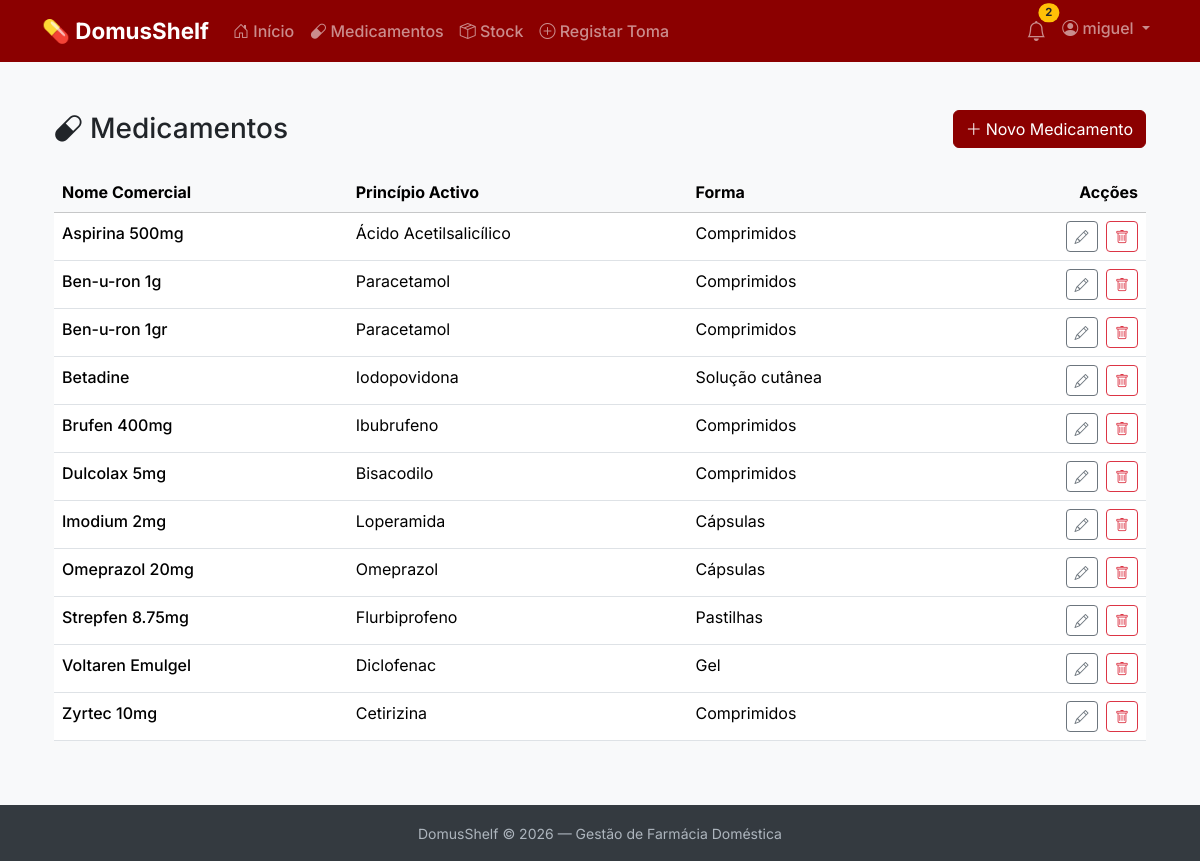
/medicamentos/ (signed in), run on the app's committed database.
### pharmacy/models.py (models this page shows, shortened)
class Medicamento(models.Model):
    utilizador = models.ForeignKey(
        User,
        on_delete=models.CASCADE,
        related_name='medicamentos',
        verbose_name='Utilizador'
    )
    nome_comercial = models.CharField(
        max_length=200,
        verbose_name='Nome Comercial'
    )
    principio_activo = models.CharField(
        max_length=200,
        blank=True,
        verbose_name='Princípio Activo'
    )
    forma_farmaceutica = models.CharField(
        max_length=100,
        blank=True,
        verbose_name='Forma Farmacêutica'
    )
    observacoes = models.TextField(
        blank=True,
        verbose_name='Observações'
    )
    criado_em = models.DateTimeField(
        auto_now_add=True,
        verbose_name='Criado em'
    )
    class Meta:
        verbose_name = 'Medicamento'
        verbose_name_plural = 'Medicamentos'
        ordering = ['nome_comercial']

### pharmacy/views.py (the view)
# urls.py: path('', views.medicamento_lista, name='medicamento_lista'),
@login_required
def medicamento_lista(request):
    medicamentos = Medicamento.objects.filter(
        utilizador=request.user
    ).order_by('nome_comercial')
    context = {
        'medicamentos': medicamentos,
    }
    return render(request, 'pharmacy/medicamento_lista.html', context)

### pharmacy/context_processors.py (called while the page is built)
def alertas_count(request):
    if not request.user.is_authenticated:
        return {'alertas_count': 0}
    hoje = date.today()
    try:
        prefs = Preferencias.objects.get(utilizador=request.user)
        dias_alerta = prefs.dias_alerta_antes
    except Preferencias.DoesNotExist:
        dias_alerta = 30  # Valor por defeito
    data_limite = hoje + timedelta(days=dias_alerta)
    count = Embalagem.objects.filter(
        medicamento__utilizador=request.user,
        quantidade_actual__gt=0,
        data_validade__lte=data_limite
    ).count()
    return {'alertas_count': count}

### pharmacy/templates/pharmacy/medicamento_lista.html (shortened to what this page needs)
{% extends 'base.html' %}
{% block content %}
<div class="container py-4">
    <div class="d-flex justify-content-between align-items-center mb-4">
        <h1 class="h3 mb-0">
            <i class="bi bi-capsule me-2"></i>Medicamentos
        </h1>
        <a href="{% url 'pharmacy:medicamento_criar' %}" class="btn btn-primary">
            <i class="bi bi-plus-lg me-1"></i>Novo Medicamento
        </a>
    </div>
    {% if medicamentos %}
        <div class="table-responsive d-none d-md-block">
            <table class="table table-hover">
                <thead class="table-light">
                    <tr>
                        <th>Nome Comercial</th>
                        <th>Princípio Activo</th>
                        <th>Forma</th>
                        <th class="text-end">Acções</th>
                    </tr>
                </thead>
                <tbody>
                    {% for medicamento in medicamentos %}
                    <tr>
                        <td class="fw-medium">{{ medicamento.nome_comercial }}</td>
                        <td>{{ medicamento.principio_activo|default:"-" }}</td>
                        <td>{{ medicamento.forma_farmaceutica|default:"-" }}</td>
                        <td class="text-end">
                            <a href="{% url 'pharmacy:medicamento_editar' medicamento.pk %}"
                               class="btn btn-sm btn-outline-secondary me-1"
                               title="Editar">
                                <i class="bi bi-pencil"></i>
                            </a>
                            <a href="{% url 'pharmacy:medicamento_eliminar' medicamento.pk %}"
                               class="btn btn-sm btn-outline-danger"
                               title="Eliminar">
                                <i class="bi bi-trash"></i>
                            </a>
                        </td>
                    </tr>
                    {% endfor %}
                </tbody>
            </table>
        </div>
    {% endif %}
</div>
{% endblock %}

### templates/base.html (shortened to what this page needs)
<!DOCTYPE html>
<html lang="pt">
<head>
    <link href="https://cdn.jsdelivr.net/npm/bootstrap@5.3.2/dist/css/bootstrap.min.css" rel="stylesheet">
    <link href="https://cdn.jsdelivr.net/npm/bootstrap-icons@1.11.1/font/bootstrap-icons.css" rel="stylesheet">
    <link rel="stylesheet" href="https://cdn.jsdelivr.net/npm/flatpickr/dist/flatpickr.min.css">
</head>
<body>
    <nav class="navbar navbar-expand-lg navbar-dark">
        <div class="container">
            <a class="navbar-brand" href="/">
                💊 DomusShelf
            </a>
            <div class="collapse navbar-collapse" id="navbarNav">
                {% if user.is_authenticated %}
                <ul class="navbar-nav me-auto">
                    <li class="nav-item">
                        <a class="nav-link" href="/">
                            <i class="bi bi-house-door"></i> Início
                        </a>
                    </li>
                    <li class="nav-item">
                        <a class="nav-link" href="{% url 'pharmacy:medicamento_lista' %}">
                            <i class="bi bi-capsule"></i> Medicamentos
                        </a>
                    </li>
                    <li class="nav-item">
                        <a class="nav-link" href="{% url 'pharmacy:embalagem_lista' %}">
                            <i class="bi bi-box-seam"></i> Stock
                        </a>
                    </li>
                    <li class="nav-item">
                        <a class="nav-link" href="{% url 'pharmacy:consumo_criar' %}">
                            <i class="bi bi-plus-circle"></i> Registar Toma
                        </a>
                    </li>
                </ul>
                <ul class="navbar-nav">
                    <li class="nav-item">
                        <a class="nav-link position-relative" href="{% url 'pharmacy:alertas_lista' %}">
                            <i class="bi bi-bell fs-5"></i>
                            {% if alertas_count and alertas_count > 0 %}
                            <span class="badge rounded-pill bg-warning text-dark alert-badge">
                                {{ alertas_count }}
                            </span>
                            {% endif %}
                        </a>
                    </li>
                    <li class="nav-item dropdown">
                        <a class="nav-link dropdown-toggle" href="#" role="button" data-bs-toggle="dropdown">
                            <i class="bi bi-person-circle"></i> {{ user.username }}
                        </a>
                    </li>
                </ul>
                {% endif %}
            </div>
        </div>
    </nav>
    <main>
        <div class="container">
            {% block content %}{% endblock %}
        </div>
    </main>
    <footer>
        <div class="container text-center">
            <small>DomusShelf &copy; 2026 — Gestão de Farmácia Doméstica</small>
        </div>
    </footer>
</body>
</html>

### templates/base.html (style rules this page uses)
body { font-family: 'Inter', sans-serif; background-color: #f8f9fa; min-height: 100vh; display: flex; flex-direction: column; }
.navbar { background-color: #8B0000 !important; }
.navbar-brand { font-weight: 700; font-size: 1.4rem; }
.nav-link { font-weight: 500; }
.alert-badge { position: absolute; top: 0; right: 0; transform: translate(25%, -25%); font-size: 0.7rem; }
main { flex: 1; padding: 1.5rem 0; }
.btn-primary { background-color: #8B0000; border-color: #8B0000; }
footer { background-color: #343a40; color: #adb5bd; padding: 1rem 0; margin-top: auto; }

### data on the page
Medicamento: nome_comercial "Aspirina 500mg", principio_activo "Ácido Acetilsalicílico", forma_farmaceutica "Comprimidos"
Medicamento: nome_comercial "Ben-u-ron 1g", principio_activo "Paracetamol", forma_farmaceutica "Comprimidos"
Medicamento: nome_comercial "Ben-u-ron 1gr", principio_activo "Paracetamol", forma_farmaceutica "Comprimidos"
Medicamento: nome_comercial "Betadine", principio_activo "Iodopovidona", forma_farmaceutica "Solução cutânea"
Medicamento: nome_comercial "Brufen 400mg", principio_activo "Ibubrufeno", forma_farmaceutica "Comprimidos"
Medicamento: nome_comercial "Dulcolax 5mg", principio_activo "Bisacodilo", forma_farmaceutica "Comprimidos"
Medicamento: nome_comercial "Imodium 2mg", principio_activo "Loperamida", forma_farmaceutica "Cápsulas"
Medicamento: nome_comercial "Omeprazol 20mg", principio_activo "Omeprazol", forma_farmaceutica "Cápsulas"
Medicamento: nome_comercial "Strepfen 8.75mg", principio_activo "Flurbiprofeno", forma_farmaceutica "Pastilhas"
Medicamento: nome_comercial "Voltaren Emulgel", principio_activo "Diclofenac", forma_farmaceutica "Gel"
Medicamento: nome_comercial "Zyrtec 10mg", principio_activo "Cetirizina", forma_farmaceutica "Comprimidos"

### other printed values
{{ alertas_count }} "2"
{{ user.username }} "miguel"
